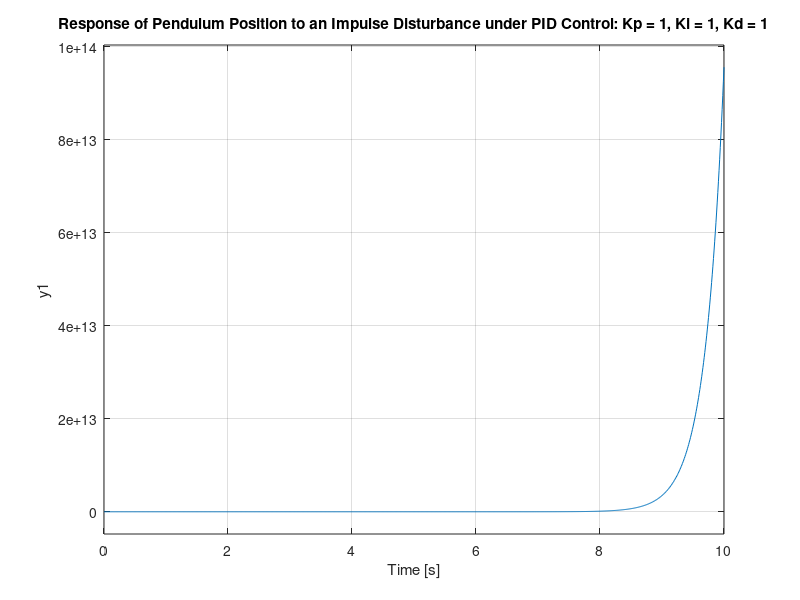
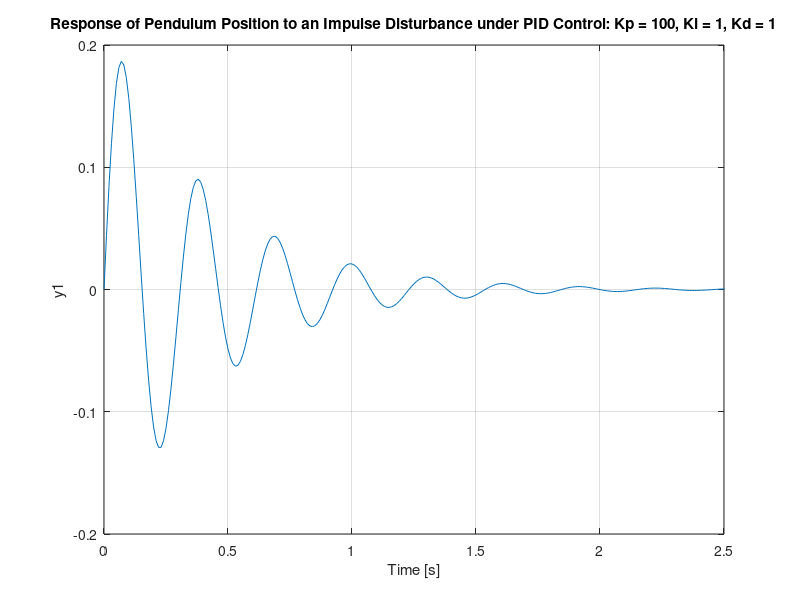

Recreate these plots in MATLAB, in order.
% system structure
M = 0.5; % cart mass
m = 0.2; % pendulum mass
b = 0.1; % coefficient of friction for cart
I = 0.006; % mass moment of itertia of the pendulum
g = 9.8; % gravity
l = 0.3; % length to pendulum center of mass
q = (M+m)*(I+m*l^2)-(m*l)^2;
s = tf('s');
P_pend = (m*l*s/q)/(s^3 + (b*(I + m*l^2))*s^2/q - ((M + m)*m*g*l)*s/q - b*m*g*l/q);

% PID control
Kp = 1;
Ki = 1;
Kd = 1;
C = pid(Kp,Ki,Kd);
T = feedback(P_pend,C);
t=0:0.01:10;
impulse(T,t)
title('Response of Pendulum Position to an Impulse Disturbance under PID Control: Kp = 1, Ki = 1, Kd = 1');

figure;
Kp = 100;
Ki = 1;
Kd = 1;
C = pid(Kp,Ki,Kd);
T = feedback(P_pend,C);
t=0:0.01:10;
impulse(T,t)
axis([0, 2.5, -0.2, 0.2]);
title('Response of Pendulum Position to an Impulse Disturbance under PID Control: Kp = 100, Ki = 1, Kd = 1');

% figure;
Kp = 100;
Ki = 1;
Kd = 20;
C = pid(Kp,Ki,Kd);
T = feedback(P_pend,C);
t=0:0.01:10;
% impulse(T,t)
% axis([0, 2.5, -0.2, 0.2]);
% title('Response of Pendulum Position to an Impulse Disturbance under PID Control: Kp = 100, Ki = 1, Kd = 20');
